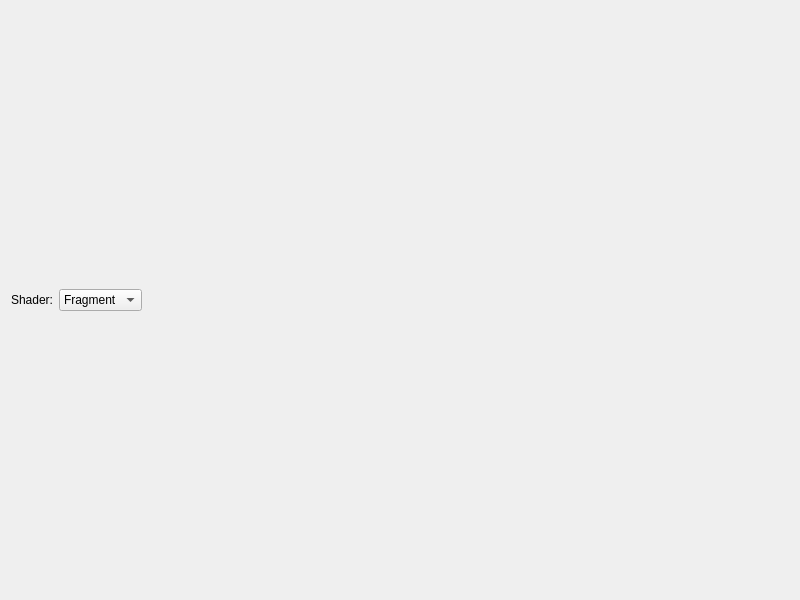
<?xml version="1.0" encoding="UTF-8"?>
<ui version="4.0">
 <class>ShaderCodeDialog</class>
 <widget class="QDialog" name="ShaderCodeDialog">
  <property name="geometry">
   <rect>
    <x>0</x>
    <y>0</y>
    <width>800</width>
    <height>600</height>
   </rect>
  </property>
  <property name="windowTitle">
   <string>Shader Code</string>
  </property>
  <layout class="QVBoxLayout" name="verticalLayout">
   <item>
    <layout class="QHBoxLayout" name="horizontalLayout">
     <item>
      <widget class="QLabel" name="label">
       <property name="sizePolicy">
        <sizepolicy hsizetype="Minimum" vsizetype="Minimum">
         <horstretch>0</horstretch>
         <verstretch>0</verstretch>
        </sizepolicy>
       </property>
       <property name="text">
        <string>Shader:</string>
       </property>
      </widget>
     </item>
     <item>
      <widget class="QComboBox" name="comboBox">
       <property name="sizePolicy">
        <sizepolicy hsizetype="Fixed" vsizetype="Fixed">
         <horstretch>0</horstretch>
         <verstretch>0</verstretch>
        </sizepolicy>
       </property>
       <property name="layoutDirection">
        <enum>Qt::LeftToRight</enum>
       </property>
       <item>
        <property name="text">
         <string>Fragment</string>
        </property>
       </item>
       <item>
        <property name="text">
         <string>Vertex</string>
        </property>
       </item>
      </widget>
     </item>
     <item>
      <spacer name="horizontalSpacer">
       <property name="orientation">
        <enum>Qt::Horizontal</enum>
       </property>
       <property name="sizeHint" stdset="0">
        <size>
         <width>40</width>
         <height>20</height>
        </size>
       </property>
      </spacer>
     </item>
    </layout>
   </item>
  </layout>
 </widget>
 <resources/>
 <connections/>
</ui>
